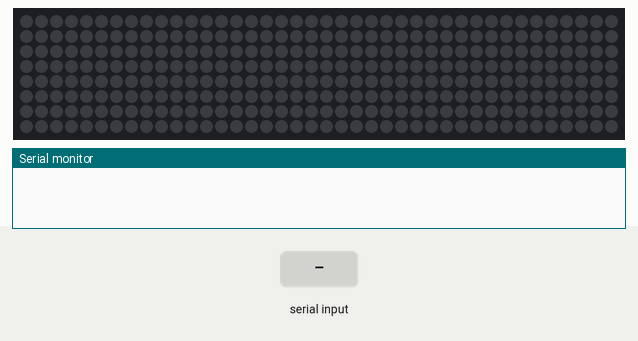
The sketch below on a simulated Arduino Mega 2560, built with avr-gcc and run on an emulated ATmega2560. Shown: 40×8 RGB LED matrix (first LED top left, wired row by row), the last lines printed to the serial monitor. The test bench sets the inputs (shaded band). Dim RGB values are drawn brighter than linear.

Above: at 1.2 s.
1.3 s: "a" received over the second serial link
At 2.3 s:
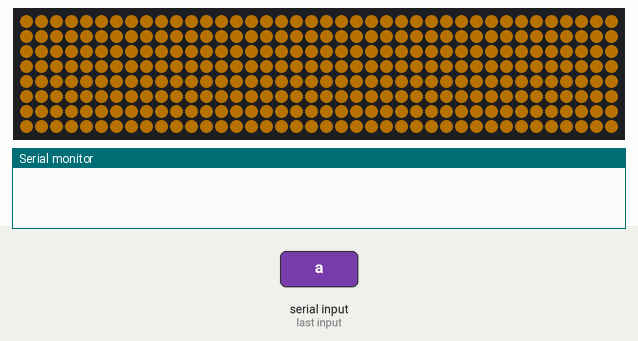
3.0 s: "c" received over the second serial link
At 3.18 s:
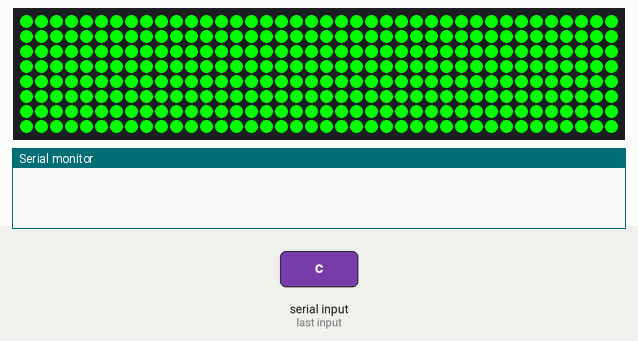
5.9 s: "t" received over the second serial link
At 6.48 s:
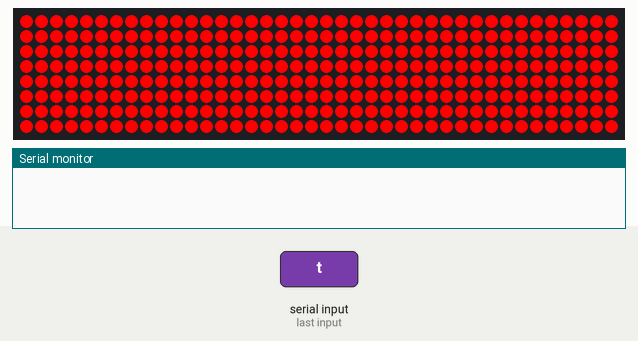
8.9 s: "j" received over the second serial link
At 10.0 s:
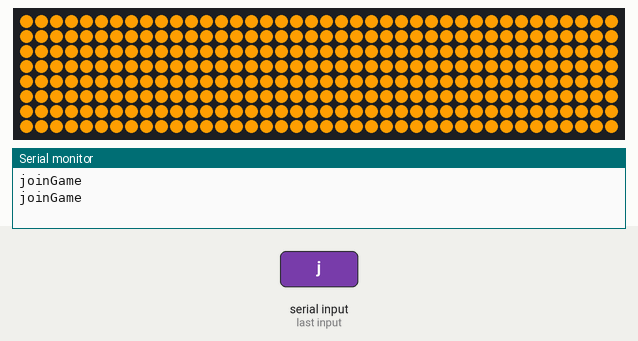
10.6 s: "w" received over the second serial link
At 10.91 s:
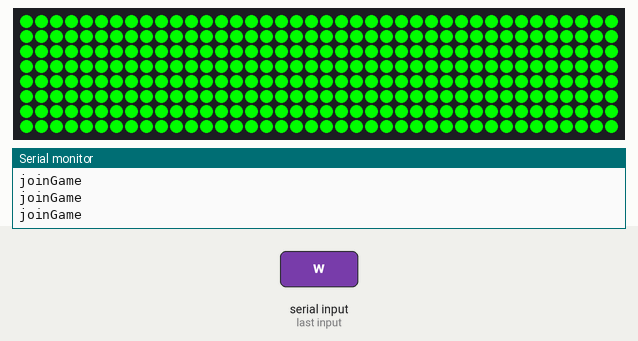

The sketch:

quickdrawPodiumsUpdate.ino
```cpp
// Adafruit_NeoMatrix example for tiled NeoPixel matrices.  Scrolls
// 'Howdy' across three 10x8 NeoPixel grids that were created using
// NeoPixel 60 LEDs per meter flex strip.

#include <Adafruit_GFX.h>
#include <Adafruit_NeoMatrix.h>
#include <Adafruit_NeoPixel.h>
#ifndef PSTR
 #define PSTR // Make Arduino Due happy
#endif

#define PIN 6 //NeoPixel Pin

Adafruit_NeoMatrix matrix = Adafruit_NeoMatrix(8, 8, 5, 1, PIN,
  NEO_TILE_TOP   + NEO_TILE_LEFT   + NEO_TILE_ROWS   + NEO_TILE_PROGRESSIVE +
  NEO_MATRIX_TOP + NEO_MATRIX_LEFT + NEO_MATRIX_ROWS + NEO_MATRIX_ZIGZAG,
  NEO_GRB + NEO_KHZ800);

  String input;
  boolean stringUsed = false;
  char c = "";
  int fadeBrightness = 0;
  int fadeRate = 5;
  int topEndFade = 255;
  bool fadeState = false;

void setup() {
  matrix.begin();
  Serial1.begin(9600);
  Serial.begin(9600);
  input.reserve(200);
  input = "";
}

int x    = matrix.width();
int pass = 0;

void loop() {


  // if there's any serial available, read it:
  while (Serial1.available()) {
    delay(10);
    c = Serial1.read();
   }

   // handle any fading
  if (fadeBrightness == 0){
    fadeState = false;
  }else if (fadeBrightness == topEndFade){
    fadeState = true;
  }

  if (fadeState == false){
    fadeBrightness ++;
  }

  else if (fadeState == true){
    fadeBrightness --;
  }


  // actually do something with the serial that comes in
    if (c == 'a'){
      attract();
    }
    else if (c == 'j'){
      joinGame();
    }
    else if (c == 'c'){
      startCount();
    }
    else if (c == 'g'){
      startGame();
    }
    else if (c == 't'){
      endCount();
    }
    else if (c == 'w'){
      gameWinner();
    }
    else if (c == 'C'){
      correct();
    }
    else if (c == 'l'){
      gameLoser();
    }
    else{
      matrix.setBrightness(0);
      matrix.show();
  }

}


void attract(){
      matrix.fillScreen(matrix.Color(255,209,25));
      matrix.setBrightness(fadeBrightness);
      matrix.show();
}

void joinGame(){
    Serial.println("joinGame");
    matrix.setBrightness(255);
    matrix.fillScreen(matrix.Color(255,209,25));
    matrix.show();
    delay(500);
}

void startCount(){
      matrix.fillScreen(matrix.Color(0,255,0));
      matrix.setBrightness(255);
      matrix.show();
      delay(200);

      matrix.fillScreen(matrix.Color(0,0,0));
      matrix.setBrightness(255);
      matrix.show();
      delay(200);
}

void startGame(){
      matrix.fillScreen(matrix.Color(255,209,25));
      matrix.setBrightness(fadeBrightness);
      matrix.show();
}

void endCount(){
      matrix.fillScreen(matrix.Color(255,0,0));
      matrix.setBrightness(255);
      matrix.show();
      delay(200);
      matrix.fillScreen(matrix.Color(0,0,0));
      matrix.setBrightness(255);
      matrix.show();
      delay(200);
}

void gameWinner(){
    for (int i=0; i<3; i++){
      matrix.fillScreen(matrix.Color(0,255,0));
      matrix.setBrightness(255);
      matrix.show();
      delay(200);
      matrix.fillScreen(matrix.Color(0,0,0));
      matrix.setBrightness(255);
      matrix.show();
      delay(200);
  }
}

void gameLoser(){
    for (int i=0; i<3; i++){
      matrix.fillScreen(matrix.Color(255,0,0));
      matrix.setBrightness(255);
      matrix.show();
      delay(200);
      matrix.fillScreen(matrix.Color(0,0,0));
      matrix.setBrightness(255);
      matrix.show();
      delay(200);
  }
}

void correct(){
    matrix.setBrightness(255);
    matrix.fillScreen(matrix.Color(0,255,0));
    matrix.show();
    delay(500);
  }
```

Measured:
- after the input at 1.3 s, the LEDs: first change after 0.12 s (image 1 shows a later state)
- after the input at 3.0 s, the LEDs: first differ from a run without the input after 0.07 s (image 2)
- after the input at 5.9 s, the LEDs: first differ from a run without the input after 0.46 s (image 3)
- after the input at 8.9 s, the LEDs: first differ from a run without the input after 0.29 s (image 4)
- after the input at 10.6 s, the LEDs: change after 0.20 s (image 5)
